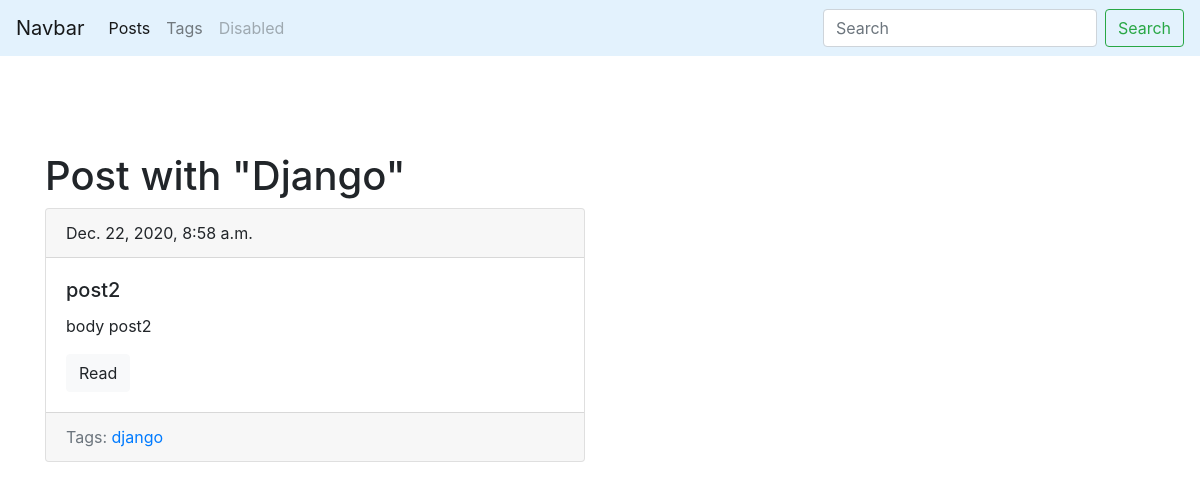
Screenshot of /blog/tag/django/ with the database file from the repository.
### blog/models.py (models this page shows, shortened)
class Tag(models.Model):
    title = models.CharField(max_length=50)
    slug = models.SlugField(max_length=50, unique=True)
    def get_absolute_url(self):
        return reverse('tag_detail_url', kwargs={'slug': self.slug})

class Post(models.Model):
    title = models.CharField(max_length=150, unique=True)
    slug = models.SlugField(max_length=150, unique=True)
    body = models.TextField(blank=True, db_index=True)
    tags = models.ManyToManyField('Tag', blank=True, related_name='posts')
    date_pub = models.DateTimeField(auto_now_add=True)
    def get_absolute_url(self):
        return reverse('post_detail_url', kwargs={'slug': self.slug})

### blog/views.py (the view)
# urls.py: path('tag/<str:slug>/', TagDetail.as_view(), name='tag_detail_url'),
class TagDetail(ObjectDetailMixin, View):
    model = Tag
    template = 'blog/tag_detail.html'

### blog/utils.py (called while the page is built)
    def get(self, request, slug):
        obj = get_object_or_404(self.model, slug__iexact=slug)
        return render(request, self.template,
                      context={self.model.__name__.lower(): obj})

### blog/templates/blog/tag_detail.html (shortened to what this page needs)
{% extends 'blog/base_blog.html' %}
{% block content %}
    <h1 class="mt-5">
        Post with "{{ tag.title|title }}"
    </h1>
    {% for post in tag.posts.all %}
        {% include 'blog/includes/post_card_template.html' %}
    {% endfor %}
{% endblock %}

### blog/templates/blog/includes/post_card_template.html
<div class="card mb-4">
    <div class="card-header">
        {{ post.date_pub }}
    </div>
    <div class="card-body">
        <h5 class="card-title">{{ post.title }}</h5>
        <p class="card-text">{{ post.body|truncatewords:15 }}</p>
        <a href="{{ post.get_absolute_url }}" class="btn btn-light">Read</a>
    </div>
        <div class="card-footer text-muted">
            Tags:
            {% for tag in post.tags.all %}
                <a href="{{ tag.get_absolute_url }}">{{ tag.title }}</a>
            {% endfor %}
        </div>
</div>

### rows the page displays
Tag: title "Django", title "django"
Post: date_pub "Dec. 22, 2020, 8:58 a.m.", title "post2", body "body post2"
